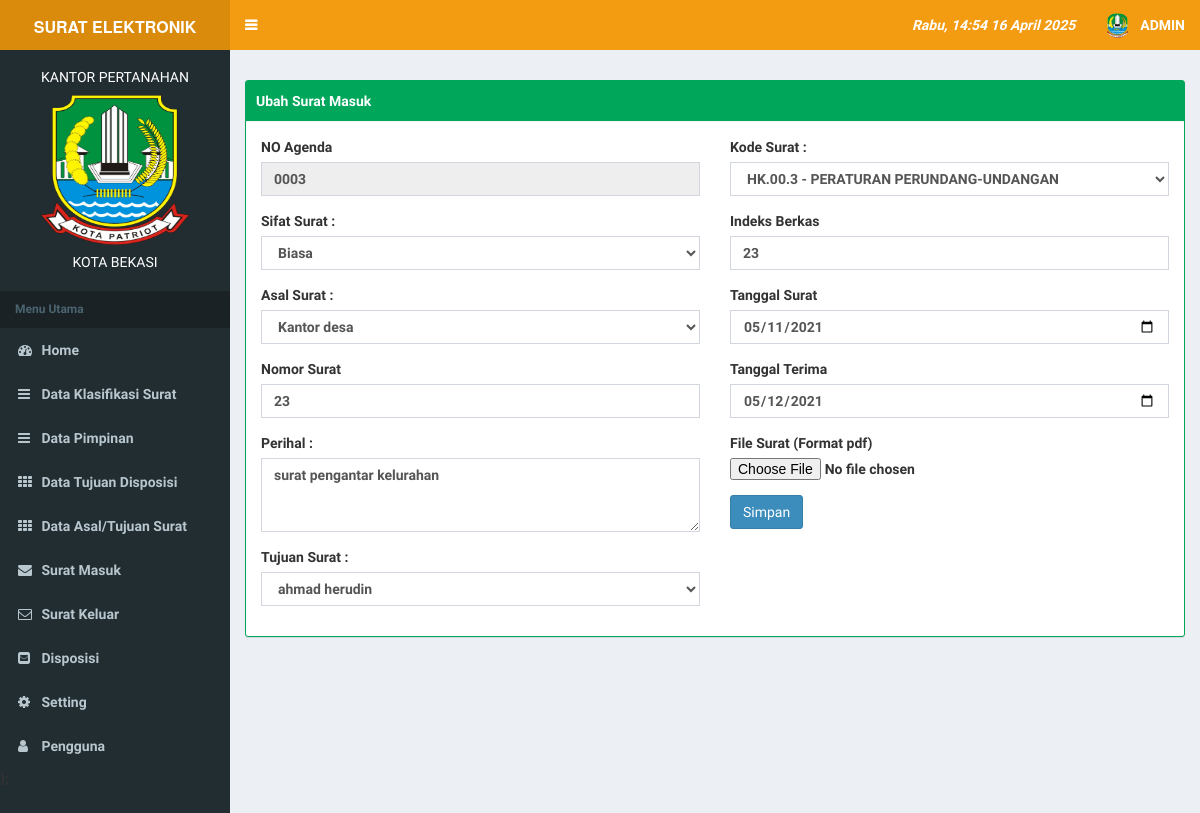
The app's page /index.php?page=masuk&aksi=ubah&id=0003 (signed in) with its own data.
### tables this page shows
CREATE TABLE `tb_user` (
  `id` int(11) NOT NULL,
  `username` varchar(100) NOT NULL,
  `password` varchar(100) NOT NULL,
  `nama_user` varchar(100) NOT NULL,
  `level` varchar(30) NOT NULL,
  `foto` varchar(255) NOT NULL,
  `level_pimpinan` int(11) NOT NULL
);

CREATE TABLE `tb_profile` (
  `kota` varchar(255) NOT NULL,
  `lembaga` varchar(255) NOT NULL,
  `alamat` text NOT NULL,
  `telpon` varchar(255) NOT NULL,
  `foto` varchar(255) NOT NULL
);

CREATE TABLE `tb_surat_masuk` (
  `id` int(9) NOT NULL,
  `no_surat` varchar(255) NOT NULL,
  `tgl_surat` date NOT NULL,
  `tanggal_terima` date NOT NULL,
  `asal_surat` int(11) NOT NULL,
  `sifat_surat` varchar(255) NOT NULL,
  `perihal` text NOT NULL,
  `no_agenda` varchar(20) NOT NULL,
  `file_surat` varchar(255) NOT NULL,
  `status` int(2) NOT NULL,
  `tujuan` int(11) NOT NULL,
  `kode_surat` int(11) NOT NULL,
  `indeks` varchar(255) NOT NULL,
  `disposisi` int(11) NOT NULL,
  `tahun` varchar(4) NOT NULL
);

### page/masuk/ubah.php (the view, shortened to what this page needs)
<?php
    $id=$_GET['id'];
    $sql = $koneksi->query("select * from tb_surat_masuk where no_agenda='$id'");
    $data = $sql->fetch_assoc();
    $indeks = $data['indeks'];
    $tgl_surat = $data['tgl_surat'];
    $tanggal_terima = $data['tanggal_terima'];
    $kode_surat = $data['kode_surat'];
    $tujuan = $data['tujuan'];
    $asal_tujuan = $data['asal_surat'];
?>
<div class="box box-success box-solid">
  <div class="box-header with-border">
		Ubah Surat Masuk
 </div>
<div class="panel-body">
                            <div class="row">
                                <div class="col-md-6">
                                    <form method="POST" enctype="multipart/form-data" onsubmit="return validasi(this)" >
                                       <div class="form-group">
                                            <label>NO Agenda</label>
                                            <input class="form-control" name="agenda" value="<?php echo $data['no_agenda'] ?>"  readonly=""  />
                                        </div>
                                        <div class="form-group">
                                            <label>Sifat Surat :</label>
                                            <select class="form-control" name="sifat">
                                                   <option value="b" <?php if ($data['sifat_surat']=='b'){ echo "selected";} ?> >Biasa</option>
                                            </select>
                                        </div>
                                        <div class="form-group">
                                            <label>Asal Surat :</label>
                                            <select class="form-control select2" name="asal">
                                           <?php
                                              $sql = $koneksi->query("select * from tb_asal_tujuan");
                                              while ($tampil_t=$sql->fetch_assoc()) {
                                                $pilih_t=($tampil_t['id_asal_tujuan']==$asal_tujuan?"selected":"");
                                                echo "
                                                  <option value='$tampil_t[id_asal_tujuan]'  $pilih_t>$tampil_t[asal_tujuan]</option>
                                                ";
                                              }
                                                     ?>
                                            </select>
                                        </div>
                                        <div class="form-group">
                                            <label>Nomor Surat</label>
                                            <input class="form-control" name="no" value="<?php echo $data['no_surat'] ?>"  />
                                        </div>
                                         <div class="form-group">
                                              <label>Perihal :</label>
                                              <textarea class="form-control" rows="3" name="perihal"><?php echo $data['perihal'] ?></textarea>
                                        </div>
                                        <div class="form-group">
                                            <label>Tujuan Surat :</label>
                                            <select class="form-control select2" name="tujuan">
                                           <?php
                                              $sql = $koneksi->query("select * from tb_tujuan");
                                              while ($tampil_t=$sql->fetch_assoc()) {
                                                $pilih_t=($tampil_t['id_tujuan']==$tujuan?"selected":"");
                                                echo "
                                                  <option value='$tampil_t[id_tujuan]'  $pilih_t>$tampil_t[nama_tujuan]</option>
                                                ";
                                              }
                                                     ?>
                                            </select>
                                        </div>
                                      </div>
                                       <div class="col-md-6">
                                       <div class="form-group">
                                            <label>Kode Surat :</label>
                                            <select class="form-control select2" name="kode_surat">
                                           <?php
                                              $sql = $koneksi->query("select * from ref_klasifikasi");
                                              while ($tampil_t=$sql->fetch_assoc()) {
                                                $pilih_t=($tampil_t['id']==$kode_surat?"selected":"");
                                                echo "
                                                  <option value='$tampil_t[id]' $pilih_t>$tampil_t[kode] - $tampil_t[nama]</option>
                                                ";
                                              }
                                             ?>
                                            </select>
                                        </div>
                                         <div class="form-group">
                                            <label>Indeks Berkas </label>
                                            <input class="form-control" name="indek" required="" value="<?php echo $indeks ?>" />
                                        </div>
                                         <div class="form-group">
                                            <label>Tanggal Surat</label>
                                            <input type="date" class="form-control" name="tgl_surat" value="<?php echo $tgl_surat ?>"  />
                                        </div>
                                        <div class="form-group">
                                            <label>Tanggal Terima</label>
                                            <input type="date" class="form-control" name="tgl_terima" value="<?php echo $tanggal_terima?>" />
                                        </div>
                                        <div class="form-group">
                                            <label>File Surat (Format pdf)</label>
                                            <input type="file" name="foto" id="foto" />
                                        </div>
                                        <div>
                                        	<input type="submit" name="simpan" value="Simpan" class="btn btn-primary">
                                        </div>
                                 </div>
                              </div>

### index.php (shortened to what this page needs)
<?php
    include "koneksi/koneksi.php";
    include "include/hari.php";
   if($_SESSION['admin'] || $_SESSION['user']){
 ?>
<!DOCTYPE html>
<html>
<head>
  <link rel="stylesheet" href="bower_components/bootstrap/dist/css/bootstrap.min.css">
  <link rel="stylesheet" href="bower_components/font-awesome/css/font-awesome.min.css">
  <link rel="stylesheet" href="bower_components/Ionicons/css/ionicons.min.css">
    <link rel="stylesheet" href="bower_components/datatables.net-bs/css/dataTables.bootstrap.min.css">
     <link rel="stylesheet" href="bower_components/select2/dist/css/select2.min.css">
  <link rel="stylesheet" href="dist/css/AdminLTE.min.css">
  <link rel="stylesheet" href="dist/css/skins/_all-skins.min.css">
   <link rel="stylesheet" type="text/css" href="sw/dist/sweetalert.css">
</head>
<body class="hold-transition skin-yellow sidebar-mini">
<div class="wrapper">
  <header class="main-header">
    <a href="index.php" class="logo">
      <span class="logo-mini"><b>SRT</span>
      <span class="logo-lg"><b style="font-size:16px;"><?php echo strtoupper($title) ?></b></span>
    </a>
    <nav class="navbar navbar-static-top">
      <a href="#" class="sidebar-toggle" data-toggle="push-menu" role="button">
      </a>
      <div class="navbar-custom-menu">
        <ul class="nav navbar-nav">
          <li class="dropdown tasks-menu">
            <a href="#" class="dropdown-toggle" data-toggle="dropdown">
              <i><?php
              echo hari_ini().','.date(' H:i d F Y'); ?></i>
            </a>
          </li>
          <?php
                  if($_SESSION['admin']){
                       $user_l=$_SESSION['admin'];
                  }elseif ($_SESSION['user']) {
                       $user_l=$_SESSION['user'];
                  }
                  $sql_u = $koneksi->query("select* from tb_user where id='$user_l'");
                  $data_u = $sql_u->fetch_assoc();
        ?>
          <li class="dropdown user user-menu">
            <a href="#" class="dropdown-toggle" data-toggle="dropdown">
              <img src="images/<?php echo $data_u['foto']; ?>" class="user-image" alt="User Image">
              <span class="hidden-xs"><?php echo strtoupper($data_u['nama_user']); ?></span>
            </a>
        </ul>
      </div>
    </nav>
  </header>
  <aside class="main-sidebar">
    <section class="sidebar">
        <?php include "include/menu.php" ?>
    </section>
  </aside>
  <div class="content-wrapper">
    <section class="content-header">
    </section>
    <section class="content">
      <?php
            include "include/isi.php";
       ?>
    </section>
  </div>
</div>
</body>
</html>
<?php
    }else{
        header("location:login.php");
    }
?>

### include/menu.php (shortened to what this page needs)
<?php
    $sql = $koneksi->query("select * from tb_profile");
    $data = $sql->fetch_assoc();
?>
<div class="user-panel">
  <div align="center">
  <h5 style="color: white; font-size: 14px; text-align: center;"><?php echo strtoupper($data['lembaga']); ?></h5>
  <img src="images/<?php echo $data['foto']; ?>" width="150" height="150" >
  <h5 style="color:white; font-size: 14px; text-align: center; "><?php echo strtoupper($data['kota']); ?></h5>
  </div>
<div class="pull-left info">
  </div>
</div>
<ul class="sidebar-menu" data-widget="tree">
  <li class="header">Menu Utama</li>
<li><a href="index.php"><i class="fa fa-dashboard"></i> <span>Home</span></a></li>
   <?php if ($_SESSION['admin']) {?>
  <li><a href="?page=klasifikasi"><i class="fa fa-bars"></i> <span>Data Klasifikasi Surat </span></a></li>
  <li><a href="?page=pimpinan"><i class="fa fa-bars"></i> <span>Data Pimpinan </span></a></li>
 <li><a href="?page=m_dispos"><i class="fa fa-th"></i> <span>Data Tujuan Disposisi </span></a></li>
 <li><a href="?page=asal_tujuan"><i class="fa fa-th"></i> <span>Data Asal/Tujuan Surat </span></a></li>
 <?php } ?>
  <li><a href="?page=masuk"><i class="fa fa-envelope"></i> <span>Surat Masuk </span></a></li>
  <li><a href="?page=keluar"><i class="fa fa-envelope-o"></i> <span>Surat Keluar </span></a></li>
  <li><a href="?page=disposisi"><i class="fa fa-envelope-square"></i> <span>Disposisi</span></a></li>
  <?php if ($_SESSION['admin']) {?>
  <li><a href="?page=profile&aksi=seting"><i class="fa fa-gear"></i> <span>Setting</span></a></li>
  <li><a href="?page=user"><i class="fa fa-user"></i> <span>Pengguna</span></a></li>
  <?php } ?>
</ul>);

### records on screen
tb_user: foto (picture), nama_user "ADMIN"
tb_profile: lembaga "KANTOR PERTANAHAN", foto (picture), kota "KOTA BEKASI"
tb_surat_masuk: agenda "0003", sifat "Biasa", no "23", perihal "surat pengantar kelurahan", indek "23", tgl_surat "05/11/2021", tgl_terima "05/12/2021"

### other values on screen
$title "SURAT ELEKTRONIK"
$hari_ini "Rabu"
form field asal "Kantor desa"
form field tujuan "ahmad herudin"
form field kode_surat "HK.00.3 - PERATURAN PERUNDANG-UNDANGAN"
